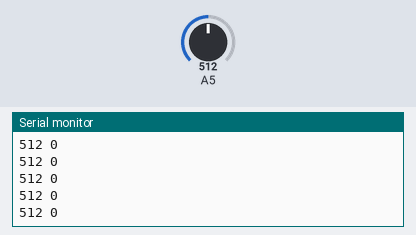
This sketch was run on a simulated Arduino Uno, built with avr-gcc and run on an emulated ATmega328P. Shown: the last lines printed to the serial monitor. The test bench sets the inputs (shaded band); at power-on: A5 = 512.

Above: at 1.2 s.
1.3 s: A5 set to 983
At 2.2 s:
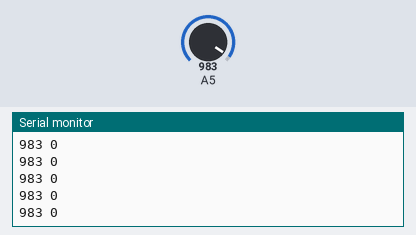
2.8 s: A5 set to 1014
At 3.3 s:
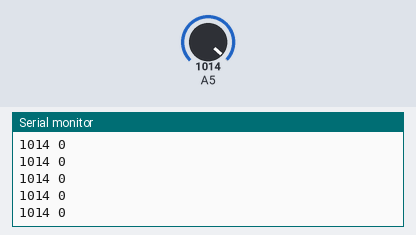
Timing chart, 0 to 5.8 s (numbered marks = the images above; inputs shaded):
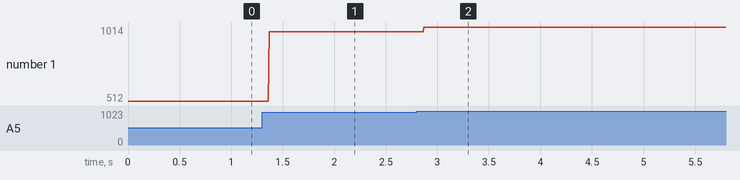

Measured:
- after the input at 1.3 s, the serial monitor: prints a new line after 0.07 s (image 1)
- after the input at 2.8 s, the serial monitor: prints a new line after 0.07 s (image 2)
- plotted number 1: 512 → 983 after the input at 1.3 s, 983 → 1014 after the input at 2.8 s

The sketch:

LDR_count.ino
```cpp
int count = 0;
bool toggle_count = true;

void setup() {
  pinMode(A5,INPUT);
  Serial.begin(9600);
}

void loop() {

  int inp = analogRead(A5);
  Serial.print(inp);
  Serial.print(" ");
  Serial.println(count);

  int start_time = millis();
  if(inp < 300 && toggle_count == true){//350
    count += 1;
    toggle_count = false;
//    while(millis() - start_time < 3000){
//      inp = analogRead(A5);
//      if(inp > 500){
//        toggle_count = true;
//        break;
//      }
//    }
  }
   if(inp > 400){//380
    toggle_count = true;

   }
}
```
